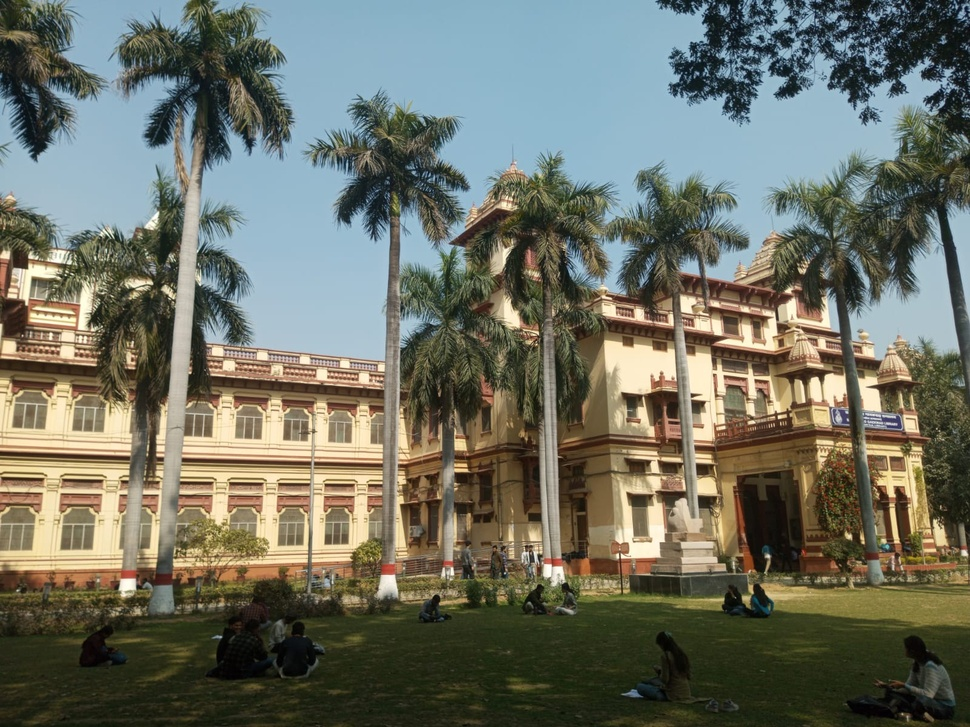
#> input picture Stitch1.jpeg, 970 x 727 px, shrunk from 1600 x 1200 before the run
$ python C993_Sketch.py
#> lines starting #> are read from the running program, lines starting #| are printed output that depends on the picture; after the words box and inside, x2 and y2 are one past the last pixel; in counts of white or black regions, pixels touching at a corner belong together
import cv2
import numpy as np

# Load image
img = cv2.imread("Stitch1.jpeg")
#> img is the input picture: shape (727, 970, 3); mean B, G, R 100.1, 112.5, 109.9
gray = cv2.cvtColor(img, cv2.COLOR_BGR2GRAY)
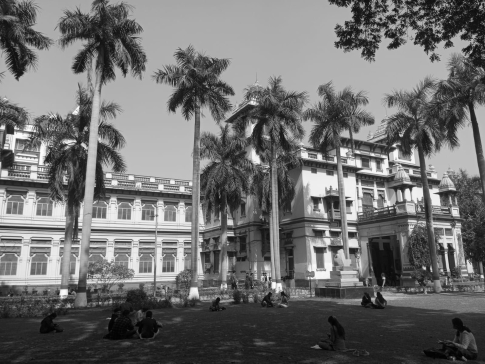
#> gray: shape (727, 970) (shown at 1/2 size); min 0, max 254, mean 110.3

# Dummy function (required for trackbars)
def nothing(x):
    pass

# Create window
cv2.namedWindow("Controls")

# Create sliders
cv2.createTrackbar("Blur", "Controls", 21, 101, nothing)
cv2.createTrackbar("Canny Min", "Controls", 50, 255, nothing)
cv2.createTrackbar("Canny Max", "Controls", 150, 255, nothing)

while True:
    # Get slider values
    blur_val = cv2.getTrackbarPos("Blur", "Controls")
    canny_min = cv2.getTrackbarPos("Canny Min", "Controls")
    canny_max = cv2.getTrackbarPos("Canny Max", "Controls")

    # Blur must be odd
    if blur_val % 2 == 0:
        blur_val += 1

    # -------- Pencil Sketch --------
    inv = 255 - gray
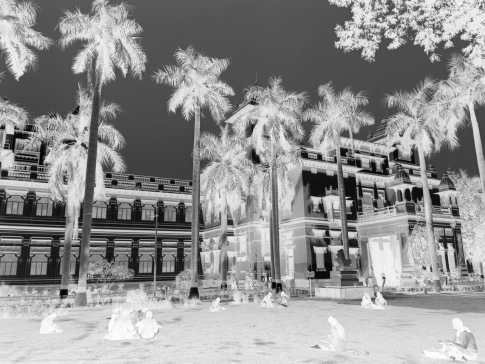
#> inv: shape (727, 970) (shown at 1/2 size); min 1, max 255, mean 144.7
    blur = cv2.GaussianBlur(inv, (blur_val, blur_val), 0)
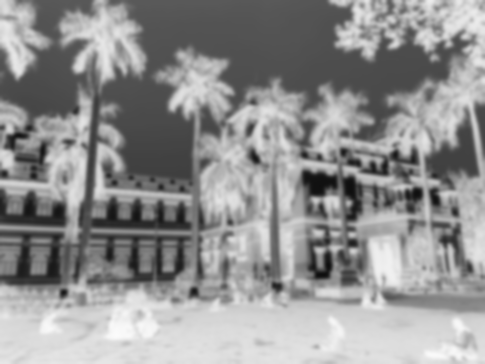
#> blur: shape (727, 970) (shown at 1/2 size); min 13, max 251, mean 144.7
    inv_blur = 255 - blur
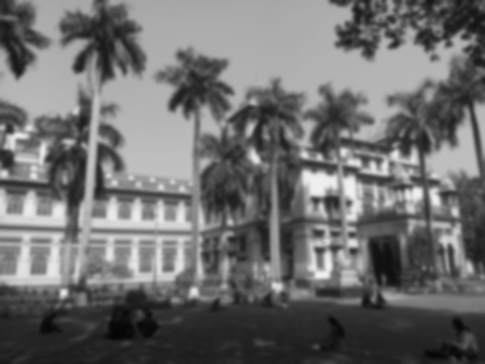
#> inv_blur: shape (727, 970) (shown at 1/2 size); min 4, max 242, mean 110.3
    sketch = cv2.divide(gray, inv_blur, scale=256.0)
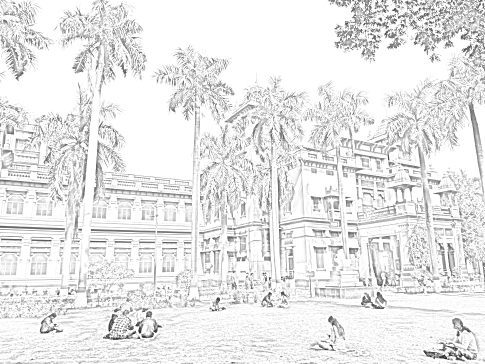
#> sketch: shape (727, 970) (shown at 1/2 size); min 0, max 255, mean 231.9

    # -------- Pen Drawing --------
    edges = cv2.Canny(gray, canny_min, canny_max)
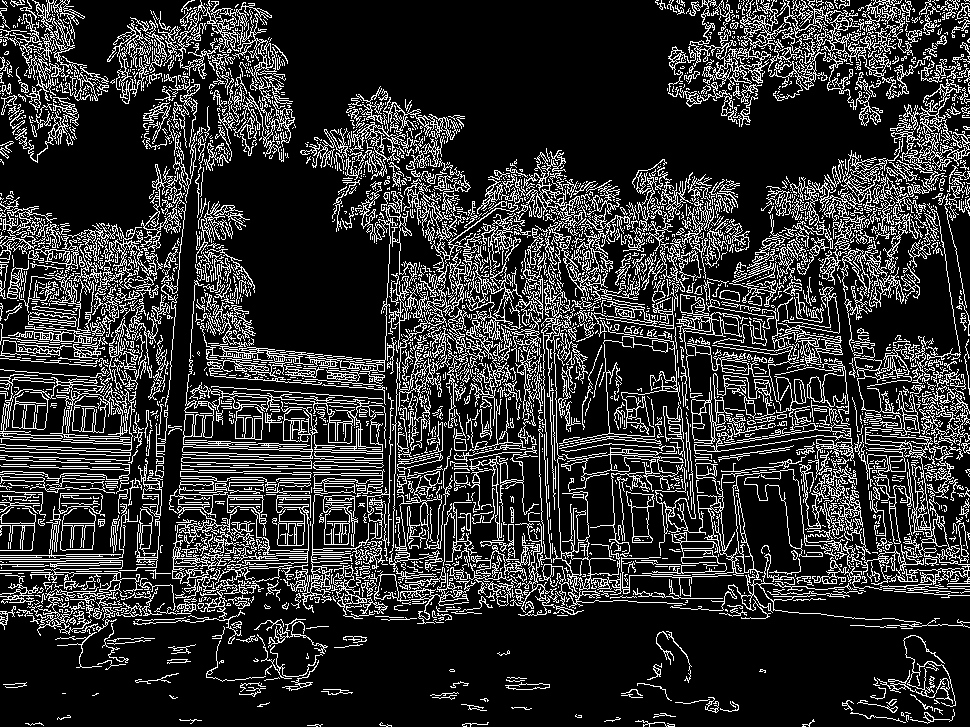
#> edges: shape (727, 970); 19.1% white in thin lines or dots
    pen = 255 - edges
#> pen: shape (727, 970); 80.9% white; black in thin lines or dots

    # cv2.imshow("Original", img)
    cv2.imshow("Sketch", sketch)
    cv2.imshow("Pen Drawing", pen)

    # Exit on ESC
    if cv2.waitKey(1) & 0xFF == 27:
#> (key Esc is pressed here)
        break

cv2.destroyAllWindows()

$ run again, with Stitch2.jpeg copied over Stitch1.jpeg
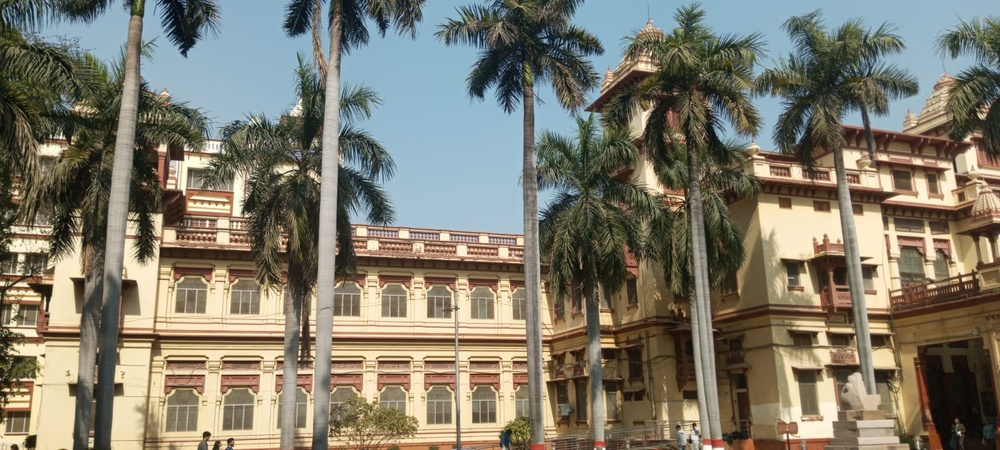
#> input picture Stitch2.jpeg, 1000 x 450 px, shrunk from 1600 x 720 before the run
#> img is the input picture: shape (450, 1000, 3); mean B, G, R 107.1, 121.9, 126.7
#> `sketch = cv2.divide(gray, inv_blur, scale=256.0)`:
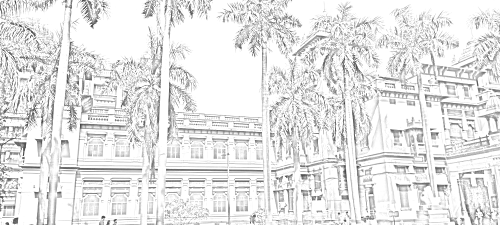
#> sketch: shape (450, 1000) (shown at 1/2 size); min 15, max 255, mean 229.1
#> `edges = cv2.Canny(gray, canny_min, canny_max)`:
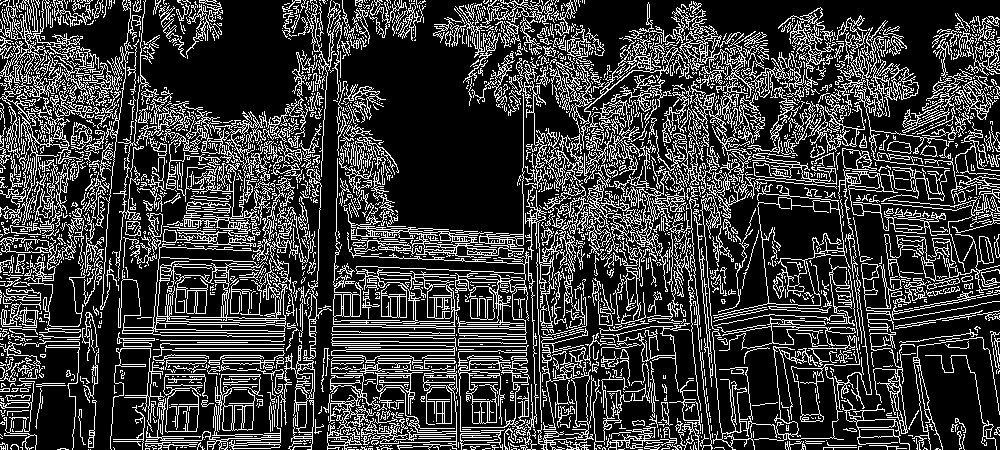
#> edges: shape (450, 1000); 23.2% white in thin lines or dots
#> pen: shape (450, 1000); 76.8% white; black in thin lines or dots
